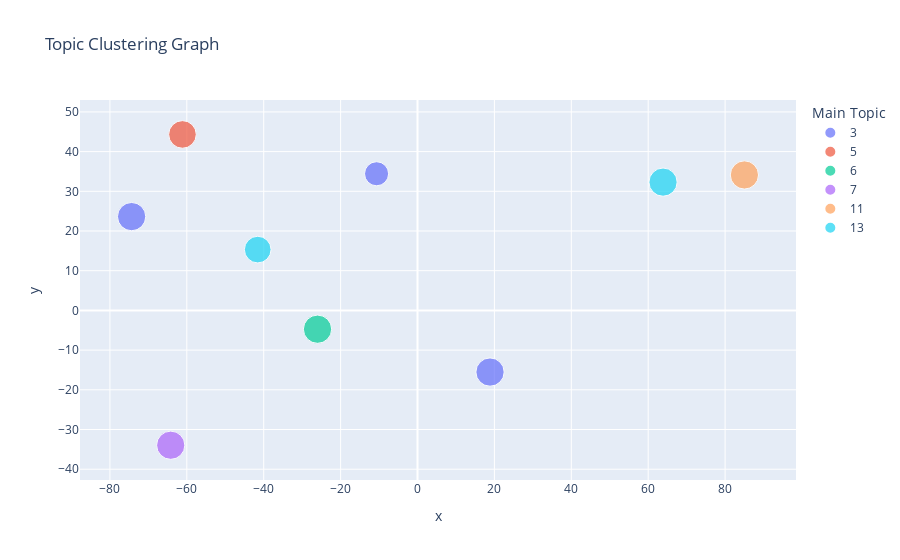

Source (notebook cell):
### Markdown cell above
# Generating Cluster Graph of Topics

### Code cell
num_topics = len(LDA_model_topics)

#print(num_topics)

#Get Topic Weights
topic_weights = []
for i in df["Topics"]:
    per_doc_list = [None] * num_topics
    #print(len(per_doc_list))
    for x in i:
        #print(x)
        per_doc_list[x[0]] = x[1]
    topic_weights.append(per_doc_list)

# Array of topic weights    
arr = pd.DataFrame(topic_weights).fillna(0).to_numpy()

# Dominant topic number in each doc
topic_num = np.argmax(arr, axis=1)

#print(arr)

# tSNE Model Creation
tsne_model = TSNE(n_components=2, verbose=1, 
                  random_state=0, angle=.99, 
                  init='pca', perplexity = (arr.shape[0] - 1) / 3)
tsne_lda = tsne_model.fit_transform(arr)

#Color palette for the clusters
mycolors = np.array([color for name, color in mcolors.CSS4_COLORS.items()])

#Formatting
df['Main Topic'] = df['Main Topic'].apply(int)#turn them into ints so we can sort by main topic, then back to str

df = df.sort_values(by=['Main Topic'],ascending = True)#sort by main topic to make the legend pretty

df['Main Topic'] = df['Main Topic'].apply(str) #this makes it so we can use main topic as categorical data

#creating the cluster graph in plotly
fig_cluster = px.scatter(df, x = tsne_lda[:,0],y = tsne_lda[:,1],
                        custom_data = ['Shortened Address', 'Sentiment Label', 'Main Topic'],
                        color = "Main Topic",#mycolors[topic_num],
                        size = "Main Topic Score",
                        title = "Topic Clustering Graph",
                        labels = dict(color = "Main Topic"))

fig_cluster.update_traces(hovertemplate="<br>".join(["Address: %{customdata[0]}",
                                                     "Sentiment Label: %{customdata[1]}",
                                                     "Main Topic:%{customdata[2]}"])
                          )#set the hover text to show whatwas in custom_data

fig_cluster.show()

df['Main Topic'] = df['Main Topic'].apply(int)#turn back to int

### Figure 1 — Plotly figure (JSON) as saved in the notebook; plotly's stock layout.template omitted (floating-point values rounded to 4 significant figures)
{"data": [{"customdata": [["https://www.foxnews.com/politics/do", "Neutral Positive", "3"], ["https://apnews.com/article/hunter-b", "Neutral Negative", "3"], ["https://abcnews.go.com/Politics/com", "Neutral Negative", "3"]], "hovertemplate": "Address: %{customdata[0]}<br>Sentiment Label: %{customdata[1]}<br>Main Topic:%{customdata[2]}", "legendgroup": "3", "marker": {"color": "#636efa", "size": [0.9978, 0.9982, 0.7237], "sizemode": "area", "sizeref": 0.002496, "symbol": "circle"}, "mode": "markers", "name": "3", "orientation": "v", "showlegend": true, "type": "scatter", "x": [18.86, -74.36, -10.65], "xaxis": "x", "y": [-15.53, 23.63, 34.42], "yaxis": "y"}, {"customdata": [["https://www.foxnews.com/politics/hu", "Neutral Negative", "5"]], "hovertemplate": "Address: %{customdata[0]}<br>Sentiment Label: %{customdata[1]}<br>Main Topic:%{customdata[2]}", "legendgroup": "5", "marker": {"color": "#EF553B", "size": [0.9507], "sizemode": "area", "sizeref": 0.002496, "symbol": "circle"}, "mode": "markers", "name": "5", "orientation": "v", "showlegend": true, "type": "scatter", "x": [-61.13], "xaxis": "x", "y": [44.33], "yaxis": "y"}, {"customdata": [["https://www.foxnews.com/politics/hu", "Neutral", "6"]], "hovertemplate": "Address: %{customdata[0]}<br>Sentiment Label: %{customdata[1]}<br>Main Topic:%{customdata[2]}", "legendgroup": "6", "marker": {"color": "#00cc96", "size": [0.9972], "sizemode": "area", "sizeref": 0.002496, "symbol": "circle"}, "mode": "markers", "name": "6", "orientation": "v", "showlegend": true, "type": "scatter", "x": [-26.0], "xaxis": "x", "y": [-4.732], "yaxis": "y"}, {"customdata": [["https://www.nation.com.pk/25-Jul-20", "Neutral Positive", "7"]], "hovertemplate": "Address: %{customdata[0]}<br>Sentiment Label: %{customdata[1]}<br>Main Topic:%{customdata[2]}", "legendgroup": "7", "marker": {"color": "#ab63fa", "size": [0.9935], "sizemode": "area", "sizeref": 0.002496, "symbol": "circle"}, "mode": "markers", "name": "7", "orientation": "v", "showlegend": true, "type": "scatter", "x": [-64.18], "xaxis": "x", "y": [-33.96], "yaxis": "y"}, {"customdata": [["https://www.nation.com.pk/21-Jun-20", "Neutral Negative", "11"]], "hovertemplate": "Address: %{customdata[0]}<br>Sentiment Label: %{customdata[1]}<br>Main Topic:%{customdata[2]}", "legendgroup": "11", "marker": {"color": "#FFA15A", "size": [0.9942], "sizemode": "area", "sizeref": 0.002496, "symbol": "circle"}, "mode": "markers", "name": "11", "orientation": "v", "showlegend": true, "type": "scatter", "x": [85.03], "xaxis": "x", "y": [34.12], "yaxis": "y"}, {"customdata": [["https://www.nation.com.pk/24-Dec-20", "Negative", "13"], ["https://www.cnn.com/2023/09/27/poli", "Neutral Negative", "13"]], "hovertemplate": "Address: %{customdata[0]}<br>Sentiment Label: %{customdata[1]}<br>Main Topic:%{customdata[2]}", "legendgroup": "13", "marker": {"color": "#19d3f3", "size": [0.9928, 0.8867], "sizemode": "area", "sizeref": 0.002496, "symbol": "circle"}, "mode": "markers", "name": "13", "orientation": "v", "showlegend": true, "type": "scatter", "x": [63.86, -41.56], "xaxis": "x", "y": [32.31, 15.32], "yaxis": "y"}], "layout": {"legend": {"itemsizing": "constant", "title": {"text": "Main Topic"}, "tracegroupgap": 0}, "title": {"text": "Topic Clustering Graph"}, "xaxis": {"anchor": "y", "domain": [0, 1], "title": {"text": "x"}}, "yaxis": {"anchor": "x", "domain": [0, 1], "title": {"text": "y"}}}}
